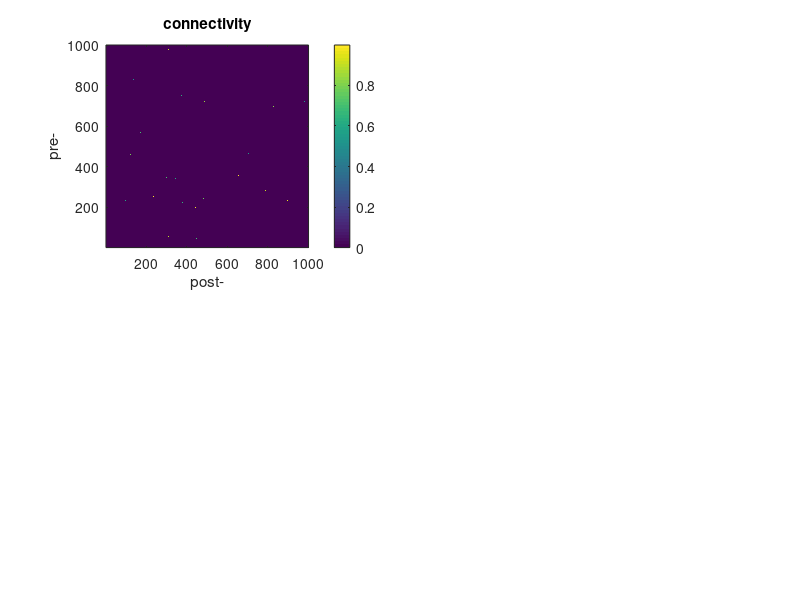

Write the MATLAB code that produced this figure. (Note: this script raises an error after producing the figure.)
% simulation.m
% simulation of networks
% Written by Harang Ju. January 29, 2018.

%% Parameters
N = 1e3; % number of nodes
frac_conn = 6e-4; % fraction connectivity
step_size = 1; % time, unitless
t_final = 1e3;
activity = 1e-3;
fire_threshold = 1;

%% Initialize
X = zeros(N,1); % system state, [N X 1]
A = rand(N) < frac_conn; % system connectivity, [pre X post]
A = A & ~diag(ones(N,1)); % prevent recursive connectivity
A = A .* (rand(N) * 0.5 + 0.5);
B = ones(N,1); % system input connectivity, [N X 1]
u = zeros(N,1); % system input, [N X 1]

%% Simulation
X_t = zeros(N,t_final/step_size);
u_t = zeros(size(X_t));
for t = 1 : t_final/step_size
    u = rand(N,1) < activity;
    u_t(:,t) = u;
    X = A' * X + B .* u;
    X_t(:,t) = X;
end

clear t

%% Plot
clf

subplot(2,2,1);
imagesc(A); title('connectivity')
set(gca,'YDir','normal')
xlabel('post-'); ylabel('pre-')
colorbar; axis square; prettify

x = (1:t_final/step_size) * step_size;
subplot(2,2,2); hold on
for i = 1 : N
    on = u_t(i,:) > 0;
    if max(on) == 0
        plot(0); continue
    end
    plot(x(on), i*on(on), '.', 'MarkerSize', 5)
end
title('inputs')
axis([0 t_final 0 N+0.5]); axis square
xlabel('trial'); ylabel('neuron');
hold off; prettify

subplot(2,2,3)
if N <= 50
    plot_network(A)
else%if false
    sizes = avalanche_size(A, B);
    [n_sizes, edges] = histcounts(sizes, N/1e2);
    bar(edges(2:end), n_sizes)
    xlabel('avalanche size'); ylabel('number of avalanches')
    axis square; prettify
end

subplot(2,2,4); hold on
for i = 1 : N
    on = X_t(i,:) >= fire_threshold;
    if max(on) == 0
        plot(0); continue
    end
    on_u = u_t(i,:) > 0;
    plot(x(on), i*on(on), '.', 'MarkerSize', 5)
end
title('activity raster')
axis([0 t_final 0 N+0.5]); axis square
xlabel('trial'); ylabel('neuron');
hold off; prettify

clear x i on
